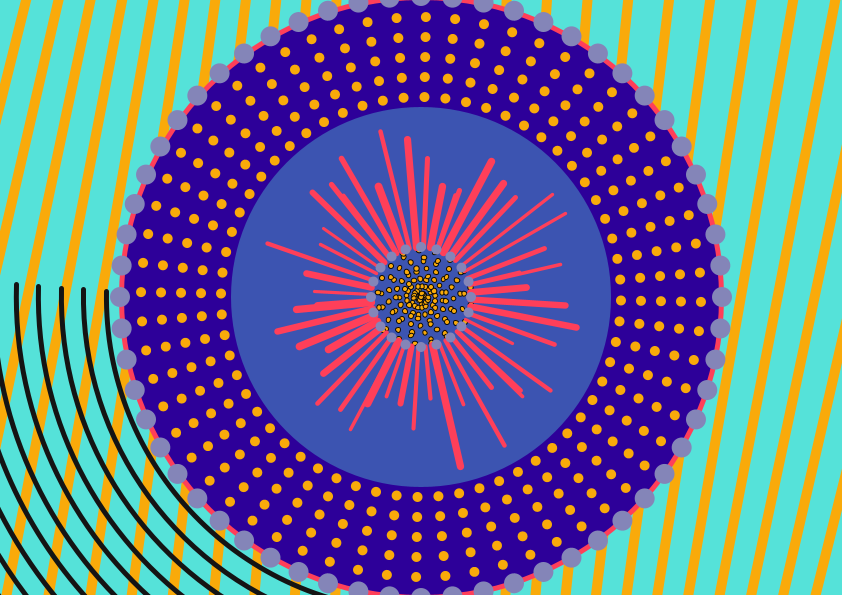
Frame 1 (no input)
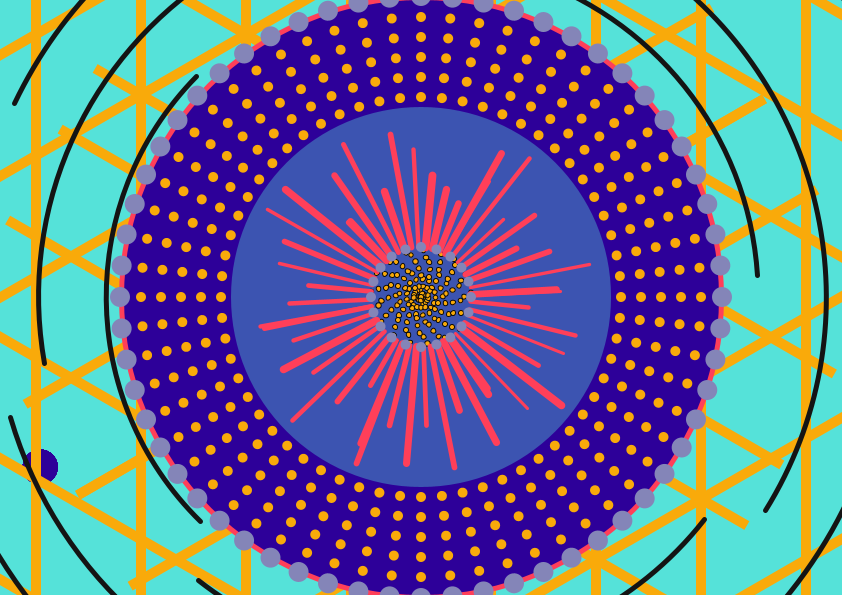
Frame 60 (the mouse pressed at the canvas centre just before this capture)
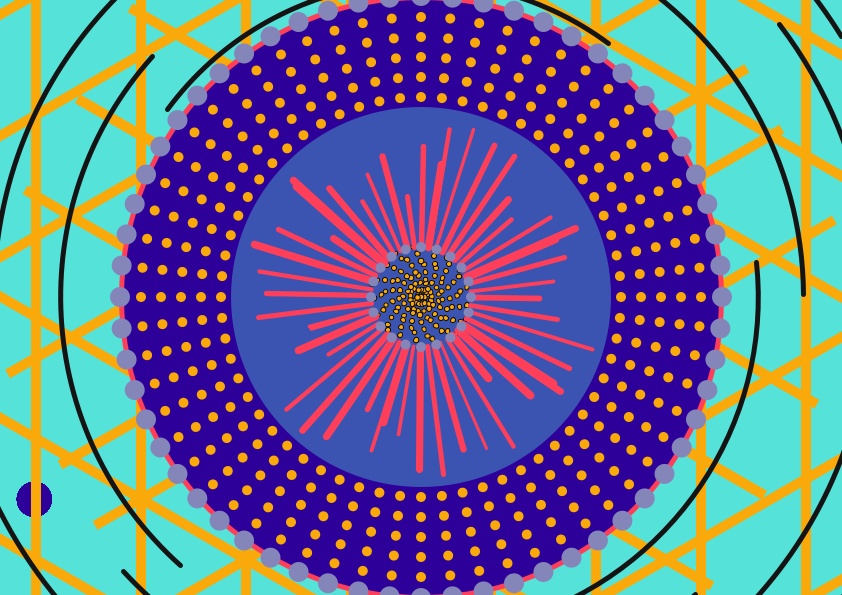
Frame 120 (the mouse held since frame 60 and released just before this capture)

The Processing sketch that drew these frames (run headless with seeded random() and noise(); from frame 60 on, the mouse is pressed at the canvas centre):

// Processing sketch: s06c1schaerercristobal
// ── s06c1schaerercristobal.pde
//Certamen 1 - Cristóbal Schaerer - 2019
/*
 No existe una descripción general del código escrito, qué se verá, ni cómo se utiliza.
*/

Figura f;// La clase

void setup() {
  size(842, 595);//Tamaño A4 en píxeles
  rectMode(CENTER);//Los rectángulos rotarán desde su eje central
  f = new Figura(0, 0, 0, 0, 0,100,0);//x,y,r,x1,y1,r2,rot
}

void draw() {
  background(85,226,217);//Fondo blanco
  f.patron(random(0,width),random(0,height));//Patrón de círculos
  pushMatrix();
  translate(width/2, height/2);//La posición inicial es en el centro del sketch
  f.rectangulos(30);//Patrón de rectángulos fondo;(columnas)
  f.circulo1(50, 1);//Arcos;(radio,velocidad)
  f.circulo2(600, 600);//Círculo que divide;(t1,t2)
  f.circulos4(380);//Círculo que divide pequeño;(radio)
  f.circulos(15, 10);//Círculos centrales en espiral(radio, brazos)
  f.circulos3(5, 200);//Círculos de color naranjo;(radio,posX)
  f.line1(100,180);//Líneas de tamaño aleatorio(tamaño y grosor)
  f.circulos5(2, 2, 300);//Círculos rodeando zona grande; (radio, radio2, posX)
  popMatrix();

}

// ── Figura.pde
class Figura{//Nombre de la Clase

float x,y,x1,y1;//Variables de posición
float r,r2;//Variables de rotación
float rot;//Variable rotación (circulos3)

  Figura(float x, float y,float r,float x1,float y1, float r2, float rot){//constructor
    this.x = x;//(circulos), (circulo1), (circulo2), (circulos4)
    this.y = y;//(circulos), (circulo1), (circulo2), (circulos4)
    this.r = r;//(circulos), (circulo1),
    this.x1 = x1;//(circulos5), (rectangulos)
    this.y1 = y1;//(circulos5)
    this.r2 = r2;//(line1)
    this.rot = rot;//(circulos3)
  }

  void circulos(int radio, int brazos){
    /*Varios círculos en el centro del sketch los cuales están rotando casi como un espiral*/
    for(int l =0; l<brazos;l++){//Aumenta la cantidad de"líneas"en 8 cantidades
      for(int o = 0; o < radio; o++){//Se forman "líneas" de círculos,15 círculos
        strokeWeight(1);//Grosor del contorno
        stroke(10);//Color del contorno
        pushMatrix();
          r+=0.8;//Rotación irá aumentando en 0.8
          fill(249,170,10);//Color de relleno
          rotate(radians(PI)*r*100);//La rotación variará con el valor de r
          ellipse(x+o*3,y+o*2,5,5);
        popMatrix();
      }
    }
  }

  void circulo1(int radio, float velocidad){
    /*Genera varios arcos que rotan alrededor*/
    for(int i = 0 ; i< radio; i++){//Número de  arcos
      strokeWeight(5);//Ancho del contorno
      stroke(20);//Color del contorno
      pushMatrix();
      noFill();//Sin relleno
      r = r + 0.001;//Rotación aumentará en 0.001
      rotate(radians(5*(i*velocidad))*r);//Rota al rededor del eje central y varía según valor de r y de i
      arc(x, y, 45*i, 45*i, HALF_PI, PI);//Arcos que varían según i
      popMatrix();
    }
  }

  void circulo2(int t1, int t2){
    /*Círculo de fondo blanco que marca una zona en el centro*/
    stroke(255,63,89);
    fill(45,0,153);//Color del círculo
    ellipse(x,y,t1,t2);
  }

  void circulos3(int radio, int posX){
    /*Círculos repetidos de color naranjo rodeando una zona alrededor del centro*/
    pushMatrix();
    rot++;
    rotate(radians(rot));
      for (int p = 0; p < 60; p++) {//Cantidad de líneas de círculos repetidos
        for (int u=0; u < radio; u++) {//Número de círculos por línea
          noStroke();//Sin contorno
          fill(249,170,10);//color de los círculos
          ellipse(posX + u * 20, 0, 10, 10);//Una elipse alineada con otra.
        }
        rotate(radians(360/60));
      }
      popMatrix();
  }

  void circulos4(int radio){
    /* Es un círculo turquesa con  opacidad de 95% que marca una zona en el centro*/
    noStroke();//Sin contorno
    fill(85,226,217,95);//Color de relleno con 95% de opacidad
    ellipse(x,y,radio,radio);
  }
  void circulos5(int radio,int radio2,int posX){
    /*Círculos morados pasteles que rodean el área más grande y pequeña en el centro*/
    pushMatrix();//Ronda de círculos más pequeña
    for(int m = 0; m<20;m++){//20 círculos alrededor del área
    for(int n = 1; n<radio; n++){//Niveles de círculos, inicia con una fila y tiene máximo de 1
        noStroke();//Sin contornos
        fill(132, 133, 184);//Color de relleno
        ellipse(x1+n*50,y1,10,10);
    }
      rotate(radians(360/20));
    }
      popMatrix();
      ////////////////////////////////////////////////
    pushMatrix();//Ronda de círculos más grande
    for(int s = 0; s<60;s++){//60 círculos alrededor del área
    for(int d = 1; d<radio2; d++){//Niveles de círculos,inicia con una fila y tiene máximo de 1
      fill(132, 133, 184);//Color de relleno
        ellipse(posX+d,y1,20,20);
    }
      rotate(radians(360/60));
    }
      popMatrix();
  }

  void line1(float min, float max){
    /*Líneas rosadas que varían su grosor y largo posicionadas alrededor del centro */
    for(int k= 0; k<50; k++){//50 lineas rosadas
      pushMatrix();
        r2++;
        rotate(r2);
        strokeWeight(random(3,8));//El grosor varía aleatoriamente
        stroke(255,63,89);//color de la linea
        line(0,50,0,random(min,max));//Líneas con largo aleatorio
      popMatrix();
    }
  }
  void patron(float x1,float y1){
    /*Círculo que va cambiando de posición en el sketch de forma aleatoria*/
      for(int v = 0; v<50 ; v++){//50 círculos
        fill(45,0,153);//Color relleno
        ellipse(x1,y1,35,35);
      }
  }

  void rectangulos(int columnas){
    /*Patrón de rectángulos en el fondo con movimiento rotatorio*/
pushMatrix();
      for(int h= 0; h<columnas;h++){//numero de columnas
        rotate(radians(frameCount));//rota segun los frames
        noStroke();//Sin contornos
        fill(249,170,10);//color relleno
        rect(x1+h*35,0,10,height+(height/3));
        rect(-(x1+h*35),0,10,height+(height/3));
      }
popMatrix();
  }
}
